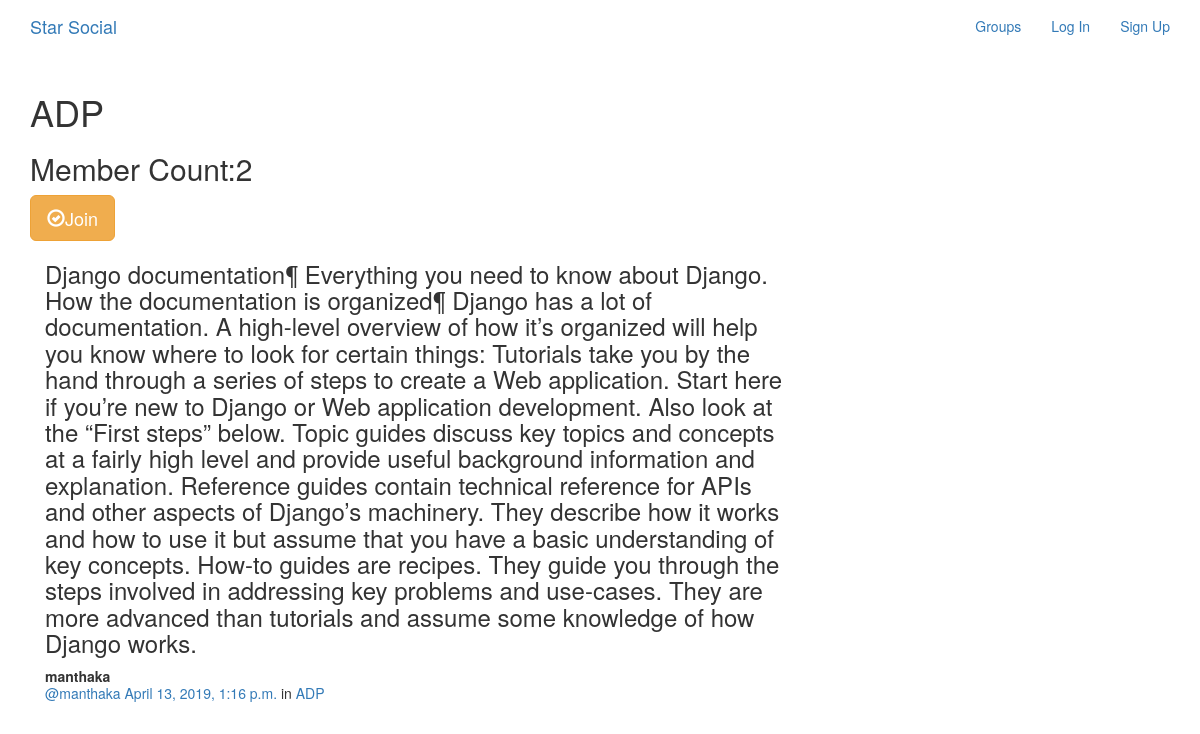
The app's page /groups/posts/in/adp/ with its own data.
### groups/models.py (models this page shows, shortened)
class Group(models.Model):
    name=models.CharField(max_length=255,unique=True)
    slug=models.SlugField(allow_unicode=True,unique=True)
    description=models.TextField(blank=True,default='')
    description_html=models.TextField(editable=False,default='',blank=True)
    members=models.ManyToManyField(User,through='GroupMember')

### posts/models.py (models this page shows, shortened)
class Post(models.Model):
    user=models.ForeignKey(User,related_name='posts',on_delete=models.CASCADE)
    created_at=models.DateTimeField(auto_now=True)
    message=models.TextField()
    message_html=models.TextField(editable=False)
    group=models.ForeignKey(Group,related_name='posts',null=True,blank=True,on_delete=models.CASCADE)

### groups/views.py (the view)
# urls.py: url(r'^posts/in/(?P<slug>[-\w]+)/$',views.SingleGroup.as_view(),name='single'),
class SingleGroup(generic.DetailView):
    model = Group

### groups/templates/groups/group_detail.html
{% extends 'groups/group_base.html' %}
{% block pregroup %}
<h1>{{group.name}}</h1>
<h2>Member Count:{{group.members.count}}</h2>
<div class="content">
  {% if user in group.members.all %}
    <a href="{% url 'groups:leave' slug=group.slug %}" class='btn btn-lg btn-fill btn-warning'><span class="glyphicon glyphicon-remove-circle"></span>Leave</a>
  {% else %}
  <a href="{% url 'groups:join' slug=group.slug %}" class='btn btn-lg btn-fill btn-warning'><span class="glyphicon glyphicon-ok-circle"></span>Join</a>
  {% endif %}
</div>
{% endblock %}
{% block group_content %}
<div class="col-md-8">
    {% if group.posts.count == 0 %}
      <h2>No posts in this group yet</h2>
    {% else %}
      {% for post in group.posts.all %}
        {% include "posts/_post.html" %}
      {% endfor %}
    {% endif %}
</div>
{% endblock %}

### posts/templates/posts/_post.html (shortened to what this page needs)
<div class="post media">
	<h3>{{ post.message_html|safe }}</h3>
	<div class="media-body">
		<strong>{{ post.user.username }}</strong>
		<h5 class="media-heading">
			<span class="username"><a href="{% url 'posts:for_user' username=post.user.username %}">@{{ post.user.username }}</a></span>
			<time class="time"><a href="{% url 'posts:single' username=post.user.username pk=post.pk %}">{{ post.created_at }}</a></time>
			{% if post.group %}
			<span class="group-name">in <a href="#">{{ post.group.name }}</a></span>
			{% endif %}
		</h5>
	</div>
</div>

### records on screen
Group: name "ADP", members.count "2"
Post: message_html "Django documentation¶ Everything you need to know about Django. How the documentation is organized¶ Django has a lot of documentation. A high-level overview of how it’s organized will help you know where to look for certain things: Tutorials take you by the hand through a series of steps to create a Web application. Start here if you’re new to Django or Web application development. Also look at the “First steps” below. Topic guides discuss key topics and concepts at a fairly high level and provide useful background information and explanation. Reference guides contain technical reference for APIs and other aspects of Django’s machinery. They describe how it works and how to use it but…", user.username "manthaka", created_at "April 13, 2019, 1:16 p.m.", group.name "ADP"
